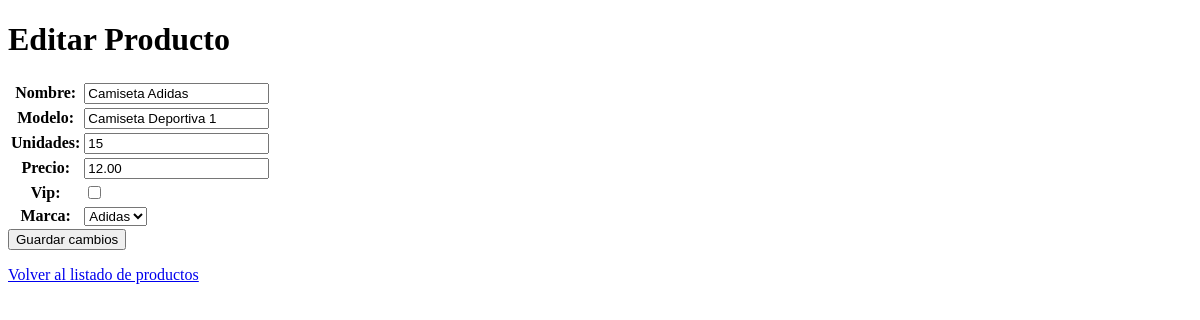
Before: /tienda/producto/1/editar/ with the older database file.
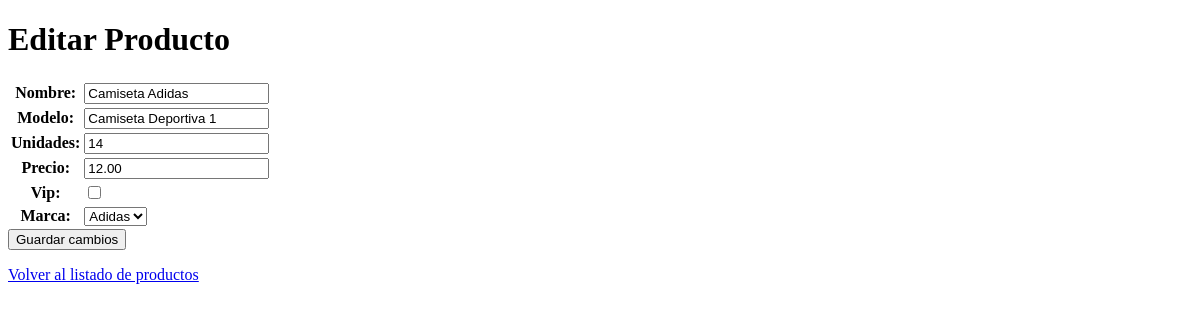
After: the same page with the newer database file.
### tienda/models.py (models this page shows, shortened)
class Producto(models.Model):
    nombre = models.CharField(max_length=100, blank = False, null=True )
    modelo = models.CharField(max_length=100, blank = False, null=True )
    unidades = models.IntegerField( blank = False)
    precio = models.DecimalField(max_digits=10, decimal_places=2, default=0.00)
    vip = models.BooleanField(default= False)
    marca = models.ForeignKey("Marca",on_delete=models.CASCADE)

class Marca(models.Model):
    nombre = models.CharField(max_length=100, blank = False, null=True )
    def __str__(self):
        return self.nombre

### tienda/views.py (the view)
# urls.py: path("producto/<int:pk>/editar/", views.EditarProducto.as_view(), name='producto_editar'),
class EditarProducto(UpdateView):
    model = Producto
    form_class= ProductoEditarForm
    template_name = 'tienda/productoeditar.html'
    success_url = reverse_lazy('listadoProductos')

### tienda/forms.py
class ProductoEditarForm(forms.ModelForm):
    class Meta:
        model = Producto
        fields = ['nombre','modelo','unidades','precio','vip','marca' ]

### tienda/templates/tienda/productoeditar.html (shortened to what this page needs)
<!DOCTYPE html>
<html lang="es">
<head>
</head>
<body>
    <h1>Editar Producto</h1>
    <form method="post">
        <table>
            {{ form.as_table }}
        </table>
        <button type="submit">Guardar cambios</button>
    </form>
    <p><a href="{% url 'listadoProductos' %}">Volver al listado de productos</a></p>
</body>
</html>

Changed rows visible on the page:
changed Producto "Camiseta Deportiva 1": unidades "15" → "14"
